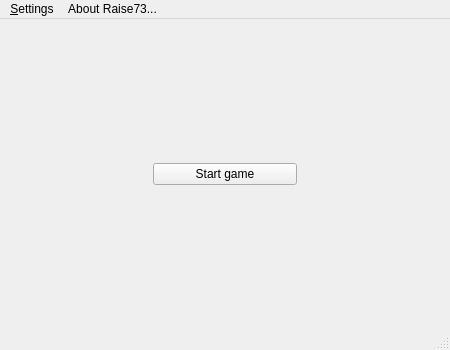
<?xml version="1.0" encoding="UTF-8"?>
<ui version="4.0">
 <class>startWindow</class>
 <widget class="QMainWindow" name="startWindow">
  <property name="geometry">
   <rect>
    <x>0</x>
    <y>0</y>
    <width>450</width>
    <height>350</height>
   </rect>
  </property>
  <property name="minimumSize">
   <size>
    <width>450</width>
    <height>350</height>
   </size>
  </property>
  <property name="maximumSize">
   <size>
    <width>450</width>
    <height>350</height>
   </size>
  </property>
  <property name="windowTitle">
   <string>PokerTrain 0.9 - Holdem No Limit Sit'n Go Training</string>
  </property>
  <widget class="QWidget" name="centralwidget">
   <layout class="QGridLayout" name="gridLayout_2">
    <item row="0" column="1">
     <spacer>
      <property name="orientation">
       <enum>Qt::Vertical</enum>
      </property>
      <property name="sizeHint" stdset="0">
       <size>
        <width>20</width>
        <height>95</height>
       </size>
      </property>
     </spacer>
    </item>
    <item row="1" column="0">
     <spacer>
      <property name="orientation">
       <enum>Qt::Horizontal</enum>
      </property>
      <property name="sizeHint" stdset="0">
       <size>
        <width>63</width>
        <height>20</height>
       </size>
      </property>
     </spacer>
    </item>
    <item row="1" column="1">
     <layout class="QGridLayout" name="gridLayout">
      <item row="0" column="0">
       <widget class="QPushButton" name="pushButtonStartGame">
        <property name="sizePolicy">
         <sizepolicy hsizetype="MinimumExpanding" vsizetype="Preferred">
          <horstretch>0</horstretch>
          <verstretch>0</verstretch>
         </sizepolicy>
        </property>
        <property name="focusPolicy">
         <enum>Qt::NoFocus</enum>
        </property>
        <property name="text">
         <string>Start game</string>
        </property>
        <property name="icon">
         <iconset resource="resources/Raise73.qrc">
          <normaloff>:/gfx/swbuttonlocalgame.png</normaloff>:/gfx/swbuttonlocalgame.png</iconset>
        </property>
        <property name="iconSize">
         <size>
          <width>37</width>
          <height>32</height>
         </size>
        </property>
       </widget>
      </item>
     </layout>
    </item>
    <item row="1" column="2">
     <spacer>
      <property name="orientation">
       <enum>Qt::Horizontal</enum>
      </property>
      <property name="sizeHint" stdset="0">
       <size>
        <width>63</width>
        <height>20</height>
       </size>
      </property>
     </spacer>
    </item>
    <item row="2" column="1">
     <spacer>
      <property name="orientation">
       <enum>Qt::Vertical</enum>
      </property>
      <property name="sizeHint" stdset="0">
       <size>
        <width>20</width>
        <height>95</height>
       </size>
      </property>
     </spacer>
    </item>
   </layout>
  </widget>
  <widget class="QMenuBar" name="menubar">
   <property name="geometry">
    <rect>
     <x>0</x>
     <y>0</y>
     <width>450</width>
     <height>22</height>
    </rect>
   </property>
   <widget class="QMenu" name="menuSettings">
    <property name="title">
     <string>&amp;Settings</string>
    </property>
    <addaction name="actionConfigurePokerTraining"/>
   </widget>
   <widget class="QMenu" name="menuAbout">
    <property name="title">
     <string>About Raise73...</string>
    </property>
    <addaction name="actionAbout_Pokertraining"/>
   </widget>
   <addaction name="menuSettings"/>
   <addaction name="menuAbout"/>
  </widget>
  <widget class="QStatusBar" name="statusbar"/>
  <action name="actionStartGame">
   <property name="icon">
    <iconset resource="resources/Raise73.qrc">
     <normaloff>:/gfx/swbuttonlocalgame.png</normaloff>:/gfx/swbuttonlocalgame.png</iconset>
   </property>
   <property name="text">
    <string>Start Game ...</string>
   </property>
   <property name="shortcut">
    <string>Ctrl+N</string>
   </property>
  </action>
  <action name="actionAboutPokerTraining">
   <property name="icon">
    <iconset resource="resources/Raise73.qrc">
     <normaloff>:/gfx/system_help_64.png</normaloff>:/gfx/system_help_64.png</iconset>
   </property>
   <property name="text">
    <string>About Raise73</string>
   </property>
   <property name="toolTip">
    <string>About Raise73</string>
   </property>
  </action>
  <action name="actionConfigurePokerTraining">
   <property name="icon">
    <iconset resource="resources/Raise73.qrc">
     <normaloff>:/gfx/systemsettings.png</normaloff>:/gfx/systemsettings.png</iconset>
   </property>
   <property name="text">
    <string>Configure Raise73 ...</string>
   </property>
  </action>
  <action name="actionQuit">
   <property name="icon">
    <iconset resource="resources/Raise73.qrc">
     <normaloff>:/gfx/application_exit.png</normaloff>:/gfx/application_exit.png</iconset>
   </property>
   <property name="text">
    <string>Quit</string>
   </property>
   <property name="shortcut">
    <string>Ctrl+Q</string>
   </property>
  </action>
  <action name="actionAbout_Pokertraining">
   <property name="text">
    <string>About Raise73</string>
   </property>
  </action>
 </widget>
 <resources>
  <include location="resources/Raise73.qrc"/>
 </resources>
 <connections>
  <connection>
   <sender>actionQuit</sender>
   <signal>triggered()</signal>
   <receiver>startWindow</receiver>
   <slot>close()</slot>
   <hints>
    <hint type="sourcelabel">
     <x>-1</x>
     <y>-1</y>
    </hint>
    <hint type="destinationlabel">
     <x>221</x>
     <y>168</y>
    </hint>
   </hints>
  </connection>
 </connections>
</ui>
